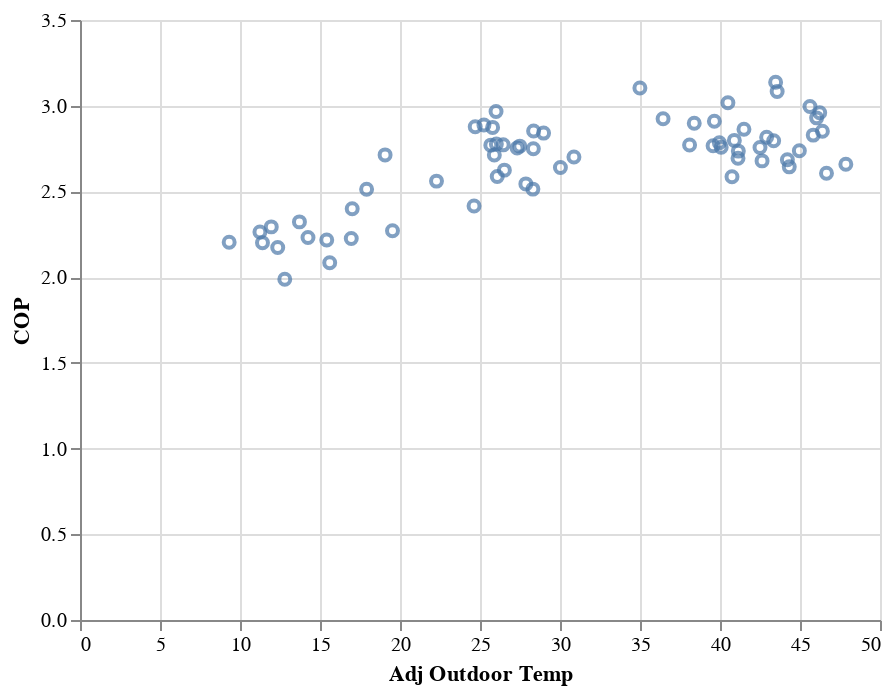

The notebook cell this image was saved under:
### Code cell
# Make a graph that includes points 31 F or below and those
# points where the remote thermostat was being used.
dfb = df_results[(df_results['Adj Outdoor Temp'] <= 31.0) | (df_results['Remote Thermostat'] == True)]
alt.Chart(dfb).mark_point().encode(
    x = 'Adj Outdoor Temp',
    y = 'COP'
)

### Figure 1 — Vega-Lite specification as saved in the notebook (floating-point values rounded to 4 significant figures)
{"$schema": "https://vega.github.io/schema/vega-lite/v2.6.0.json", "config": {"view": {"height": 300, "width": 400}}, "data": {"name": "data-5cbaae8359fad40267433e61482ebad4"}, "datasets": {"data-5cbaae8359fad40267433e61482ebad4": [{"Adj Outdoor Temp": 16.95, "COP": 2.225, "Cycles/Hour": 0.3035, "Remote Thermostat": false}, {"Adj Outdoor Temp": 12.8, "COP": 1.988, "Cycles/Hour": 0.2437, "Remote Thermostat": false}, {"Adj Outdoor Temp": 15.61, "COP": 2.084, "Cycles/Hour": 0.3065, "Remote Thermostat": false}, {"Adj Outdoor Temp": 26.08, "COP": 2.587, "Cycles/Hour": 0.2461, "Remote Thermostat": false}, {"Adj Outdoor Temp": 14.25, "COP": 2.231, "Cycles/Hour": 0.1857, "Remote Thermostat": false}, {"Adj Outdoor Temp": 15.42, "COP": 2.217, "Cycles/Hour": 0.3114, "Remote Thermostat": false}, {"Adj Outdoor Temp": 12.36, "COP": 2.173, "Cycles/Hour": 0.3132, "Remote Thermostat": false}, {"Adj Outdoor Temp": 19.53, "COP": 2.27, "Cycles/Hour": 0.3146, "Remote Thermostat": false}, {"Adj Outdoor Temp": 13.72, "COP": 2.322, "Cycles/Hour": 0.2532, "Remote Thermostat": false}, {"Adj Outdoor Temp": 9.323, "COP": 2.203, "Cycles/Hour": 0.2544, "Remote Thermostat": false}, {"Adj Outdoor Temp": 11.41, "COP": 2.201, "Cycles/Hour": 0.3198, "Remote Thermostat": false}, {"Adj Outdoor Temp": 11.95, "COP": 2.293, "Cycles/Hour": 0.2573, "Remote Thermostat": false}, {"Adj Outdoor Temp": 11.25, "COP": 2.264, "Cycles/Hour": 0.2588, "Remote Thermostat": false}, {"Adj Outdoor Temp": 27.87, "COP": 2.544, "Cycles/Hour": 0.3907, "Remote Thermostat": false}, {"Adj Outdoor Temp": 26.45, "COP": 2.772, "Cycles/Hour": 0.7872, "Remote Thermostat": false}, {"Adj Outdoor Temp": 17.91, "COP": 2.512, "Cycles/Hour": 0.2635, "Remote Thermostat": false}, {"Adj Outdoor Temp": 17.01, "COP": 2.399, "Cycles/Hour": 0.3316, "Remote Thermostat": false}, {"Adj Outdoor Temp": 26.02, "COP": 2.776, "Cycles/Hour": 1.001, "Remote Thermostat": false}, {"Adj Outdoor Temp": 28.31, "COP": 2.513, "Cycles/Hour": 1.745, "Remote Thermostat": false}, {"Adj Outdoor Temp": 27.49, "COP": 2.764, "Cycles/Hour": 3.329, "Remote Thermostat": false}, {"Adj Outdoor Temp": 28.97, "COP": 2.84, "Cycles/Hour": 1.883, "Remote Thermostat": false}, {"Adj Outdoor Temp": 25.25, "COP": 2.888, "Cycles/Hour": 1.617, "Remote Thermostat": false}, {"Adj Outdoor Temp": 28.33, "COP": 2.749, "Cycles/Hour": 3.132, "Remote Thermostat": false}, {"Adj Outdoor Temp": 28.35, "COP": 2.852, "Cycles/Hour": 2.925, "Remote Thermostat": false}, {"Adj Outdoor Temp": 30.87, "COP": 2.701, "Cycles/Hour": 2.357, "Remote Thermostat": false}, {"Adj Outdoor Temp": 30.03, "COP": 2.639, "Cycles/Hour": 4.01, "Remote Thermostat": false}, {"Adj Outdoor Temp": 25.68, "COP": 2.77, "Cycles/Hour": 1.945, "Remote Thermostat": false}, {"Adj Outdoor Temp": 22.28, "COP": 2.56, "Cycles/Hour": 0.3013, "Remote Thermostat": false}, {"Adj Outdoor Temp": 24.63, "COP": 2.415, "Cycles/Hour": 0.3036, "Remote Thermostat": false}, {"Adj Outdoor Temp": 19.07, "COP": 2.713, "Cycles/Hour": 0.3059, "Remote Thermostat": false}, {"Adj Outdoor Temp": 24.7, "COP": 2.877, "Cycles/Hour": 2.342, "Remote Thermostat": false}, {"Adj Outdoor Temp": 26.0, "COP": 2.966, "Cycles/Hour": 1.732, "Remote Thermostat": false}, {"Adj Outdoor Temp": 25.9, "COP": 2.713, "Cycles/Hour": 1.824, "Remote Thermostat": false}, {"Adj Outdoor Temp": 27.32, "COP": 2.754, "Cycles/Hour": 3.992, "Remote Thermostat": false}, {"Adj Outdoor Temp": 25.79, "COP": 2.873, "Cycles/Hour": 0.2758, "Remote Thermostat": false}, {"Adj Outdoor Temp": 26.52, "COP": 2.624, "Cycles/Hour": 4.931, "Remote Thermostat": false}, {"Adj Outdoor Temp": 38.1, "COP": 2.771, "Cycles/Hour": 2.556, "Remote Thermostat": true}, {"Adj Outdoor Temp": 39.96, "COP": 2.784, "Cycles/Hour": 2.464, "Remote Thermostat": true}, {"Adj Outdoor Temp": 40.9, "COP": 2.798, "Cycles/Hour": 2.494, "Remote Thermostat": true}, {"Adj Outdoor Temp": 36.44, "COP": 2.924, "Cycles/Hour": 3.362, "Remote Thermostat": true}, {"Adj Outdoor Temp": 38.39, "COP": 2.898, "Cycles/Hour": 3.576, "Remote Thermostat": true}, {"Adj Outdoor Temp": 42.63, "COP": 2.678, "Cycles/Hour": 3.884, "Remote Thermostat": true}, {"Adj Outdoor Temp": 41.5, "COP": 2.863, "Cycles/Hour": 4.072, "Remote Thermostat": true}, {"Adj Outdoor Temp": 34.99, "COP": 3.103, "Cycles/Hour": 3.578, "Remote Thermostat": true}, {"Adj Outdoor Temp": 39.65, "COP": 2.909, "Cycles/Hour": 3.759, "Remote Thermostat": true}, {"Adj Outdoor Temp": 41.13, "COP": 2.693, "Cycles/Hour": 3.811, "Remote Thermostat": true}, {"Adj Outdoor Temp": 40.75, "COP": 2.585, "Cycles/Hour": 3.572, "Remote Thermostat": true}, {"Adj Outdoor Temp": 41.15, "COP": 2.735, "Cycles/Hour": 3.903, "Remote Thermostat": true}, {"Adj Outdoor Temp": 40.07, "COP": 2.757, "Cycles/Hour": 3.96, "Remote Thermostat": true}, {"Adj Outdoor Temp": 40.49, "COP": 3.017, "Cycles/Hour": 3.869, "Remote Thermostat": true}, {"Adj Outdoor Temp": 43.35, "COP": 2.796, "Cycles/Hour": 4.219, "Remote Thermostat": true}, {"Adj Outdoor Temp": 46.66, "COP": 2.606, "Cycles/Hour": 4.273, "Remote Thermostat": true}, {"Adj Outdoor Temp": 42.91, "COP": 2.817, "Cycles/Hour": 4.186, "Remote Thermostat": true}, {"Adj Outdoor Temp": 44.21, "COP": 2.685, "Cycles/Hour": 4.397, "Remote Thermostat": true}, {"Adj Outdoor Temp": 39.57, "COP": 2.766, "Cycles/Hour": 4.468, "Remote Thermostat": true}, {"Adj Outdoor Temp": 44.33, "COP": 2.643, "Cycles/Hour": 4.355, "Remote Thermostat": true}, {"Adj Outdoor Temp": 43.48, "COP": 3.137, "Cycles/Hour": 4.752, "Remote Thermostat": true}, {"Adj Outdoor Temp": 42.5, "COP": 2.756, "Cycles/Hour": 4.321, "Remote Thermostat": true}, {"Adj Outdoor Temp": 44.96, "COP": 2.738, "Cycles/Hour": 4.546, "Remote Thermostat": true}, {"Adj Outdoor Temp": 46.23, "COP": 2.959, "Cycles/Hour": 4.786, "Remote Thermostat": true}, {"Adj Outdoor Temp": 45.83, "COP": 2.829, "Cycles/Hour": 4.573, "Remote Thermostat": true}, {"Adj Outdoor Temp": 47.87, "COP": 2.658, "Cycles/Hour": 4.627, "Remote Thermostat": true}, {"Adj Outdoor Temp": 46.4, "COP": 2.851, "Cycles/Hour": 4.519, "Remote Thermostat": true}, {"Adj Outdoor Temp": 43.57, "COP": 3.083, "Cycles/Hour": 4.654, "Remote Thermostat": true}, {"Adj Outdoor Temp": 45.62, "COP": 2.995, "Cycles/Hour": 4.712, "Remote Thermostat": true}, {"Adj Outdoor Temp": 46.04, "COP": 2.929, "Cycles/Hour": 4.777, "Remote Thermostat": true}]}, "encoding": {"x": {"field": "Adj Outdoor Temp", "type": "quantitative"}, "y": {"field": "COP", "type": "quantitative"}}, "mark": "point"}
